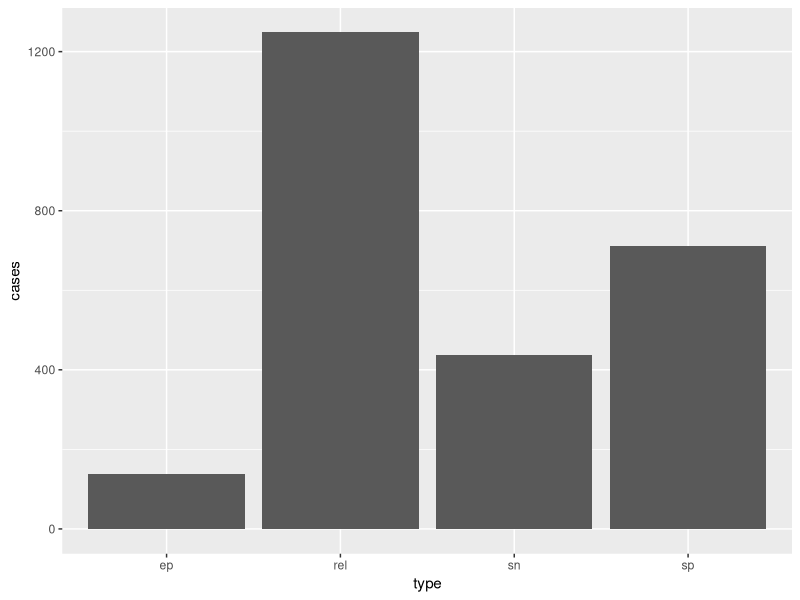
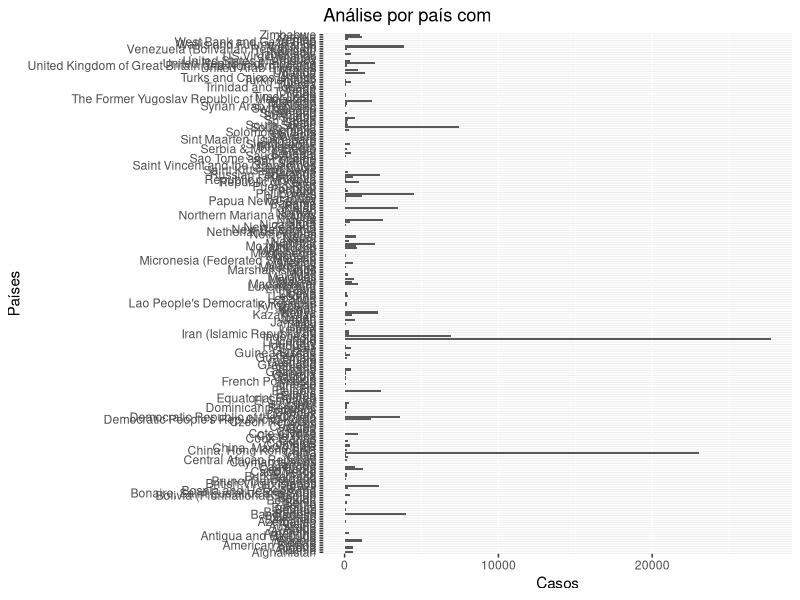
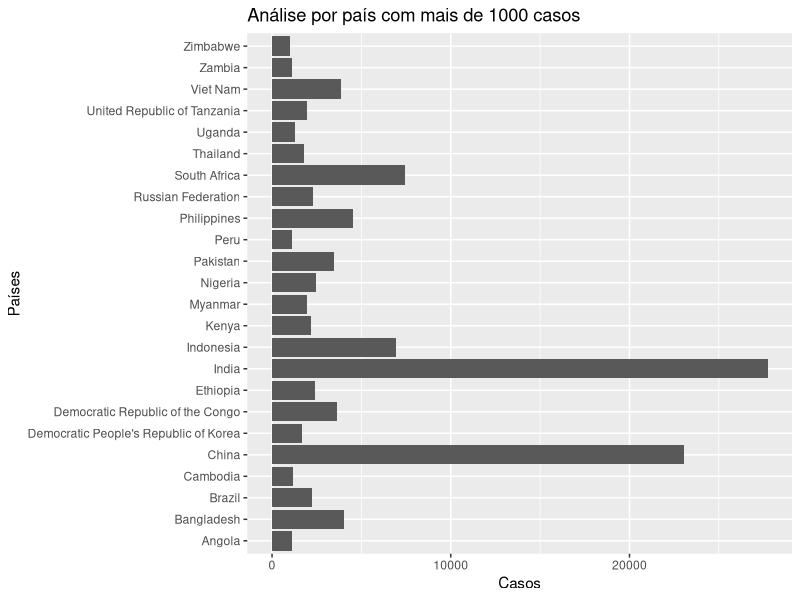
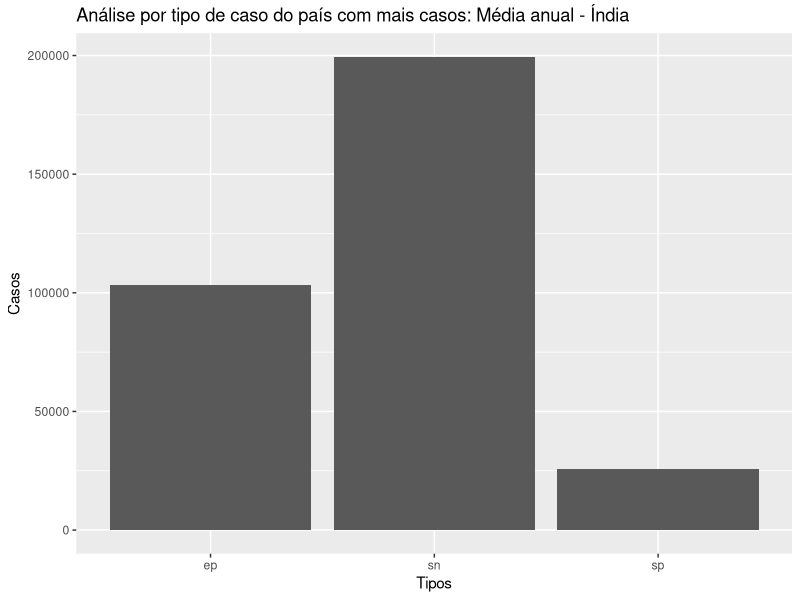
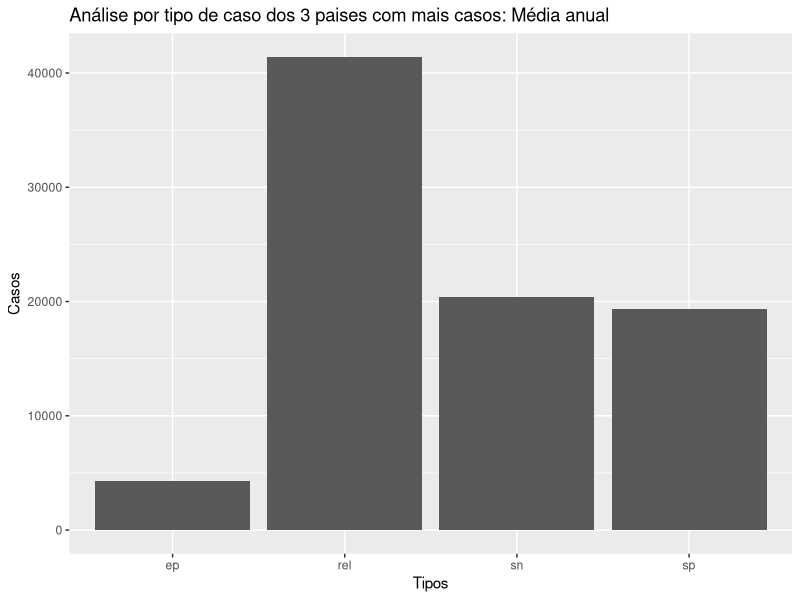
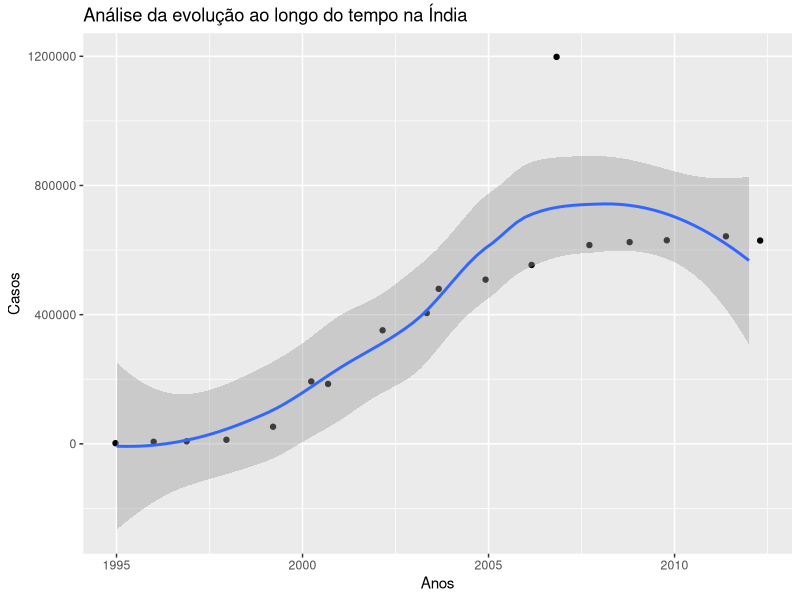
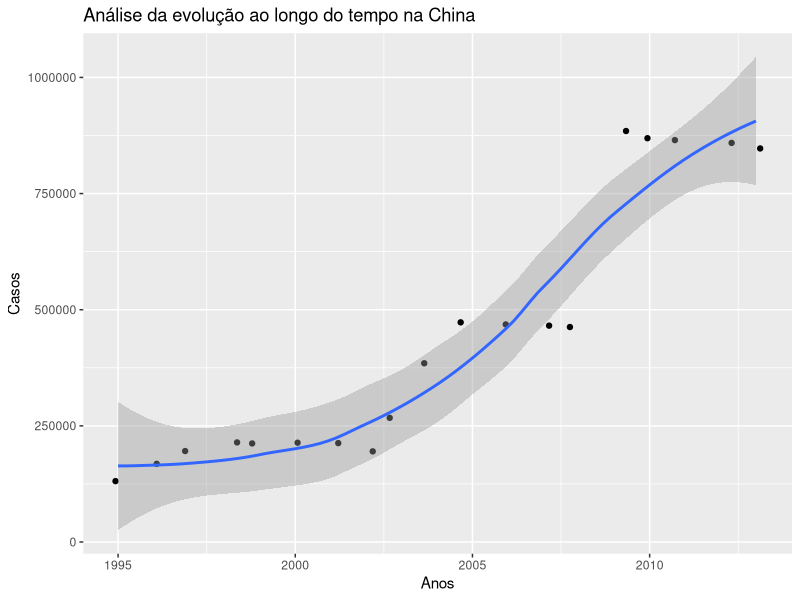
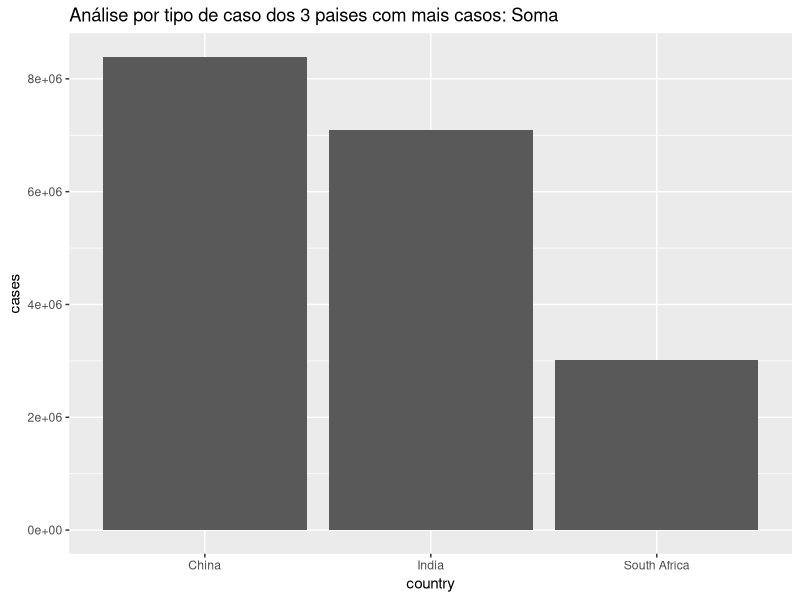

The R script that drew these images, in order:
library(tidyverse)

#Dataset
who

View(who)


who1 <- who %>%
  gather(
    new_sp_m014:newrel_f65,
    key = "key",
    value = "cases",
    na.rm = TRUE
  )

who1

who1 %>%
  count(key)

#Corrigir newrel para new_rel em key - facilitará a separação
who2 <- who1 %>%
  mutate(key = stringr::str_replace(key, "newrel", "new_rel"))

who2

#Primeira separação das colunas
who3 <- who2 %>%
  separate(key, #Coluna com valores juntos
           c("new", "type", "sexage"), #Valores separados
           sep = "_") #Separador

who3

#Separar sexo e idade
who4 <- who3 %>%
  separate(sexage,
           c("sex", "age"),
           sep = 1)

who4

#Eliminar colunas desnecessárias
who5 <- who4 %>%
  select(-new, -iso2, -iso3) #Eliminar colunas com - em select

who5


##Alternativa simplificada (completa) de tratamento dos dados
who %>%
  gather(code, value, new_sp_m014:newrel_f65, na.rm = TRUE) %>%
  mutate(
    code = stringr::str_replace(code, "newrel", "new_rel")
  ) %>%
  separate(code, c("new", "var", "sexage")) %>%
  select(-new, -iso2, -iso3) %>%
  separate(sexage, c("sex", "age"), sep = 1)



#Análise por tipo de caso
who5 %>%
  group_by(type) %>%
  summarize(cases = mean(cases)) %>%
  ggplot() + 
  geom_bar(mapping = aes(x = type, y = cases),
           stat = "identity")


#Análise por país
who5 %>%
  group_by(country) %>%
  summarize(cases = mean(cases)) %>%
  arrange(desc(cases))


who5 %>%
  group_by(country) %>%
  summarize(cases = mean(cases)) %>%
  arrange(desc(cases)) %>%
  ggplot() + 
  geom_bar(mapping = aes(x = country, y = cases),
           stat = "identity") + 
  coord_flip() +
  ggtitle("Análise por país com") +
  xlab("Países") + ylab("Casos")


#Análise por país com mais de 1000 casos
who5 %>%
  group_by(country) %>%
  summarize(cases = mean(cases)) %>%
  filter(cases > 1000) %>%
  ggplot() + 
  geom_bar(mapping = aes(x = country, y = cases),
           stat = "identity") + 
  coord_flip() +
  ggtitle("Análise por país com mais de 1000 casos") +
  xlab("Países") + ylab("Casos")

#Análise por tipo de caso do país com mais casos
who5 %>%
  filter(country == "India") %>%
  group_by(type) %>%
  summarize(cases = mean(cases)) %>%
  ggplot() + 
  geom_bar(mapping = aes(x = type, y = cases),
           stat = "identity") +
  ggtitle("Análise por tipo de caso do país com mais casos: Média anual - Índia") +
  xlab("Tipos") + ylab("Casos")


#Análise por tipo de caso dos 3 paises com mais casos
who5 %>%
  filter(country == "India" | country == "China" | country == "South Africa") %>%
  group_by(type) %>%
  summarize(cases = mean(cases)) %>%
  ggplot() + 
  geom_bar(mapping = aes(x = type, y = cases),
           stat = "identity") +
  ggtitle("Análise por tipo de caso dos 3 paises com mais casos: Média anual") +
  xlab("Tipos") + ylab("Casos")



#Análise da evolução ao longo do tempo na Índia e China
who5 %>%
  filter(country == "India") %>%
  select(country, year, cases) %>%
  group_by(year) %>%
  summarize(cases = sum(cases)) %>%
  ggplot(mapping = aes(x = year, y = cases)) + 
  geom_point(position = "jitter") +
  geom_smooth() +
  ggtitle("Análise da evolução ao longo do tempo na Índia") +
  xlab("Anos") + ylab("Casos")



#Análise da evolução ao longo do tempo na Índia
who5 %>%
  filter(country == "China") %>%
  select(country, year, cases) %>%
  group_by(year) %>%
  summarize(cases = sum(cases)) %>%
  ggplot(mapping = aes(x = year, y = cases)) + 
  geom_point(position = "jitter") +
  geom_smooth() +
  ggtitle("Análise da evolução ao longo do tempo na China") +
  xlab("Anos") + ylab("Casos")


#Detalhametno do análise dos 3 países com mais casos
who_top3 <- who5 %>%
  filter(country == "India" | country == "China" | country == "South Africa")


who_top3 %>%
  group_by(country, type, year) %>%
  summarize(cases = sum(cases)) %>%
  ggplot() +
  geom_bar(mapping = aes(x = country, y = cases),
           stat = "identity") +
  ggtitle("Análise por tipo de caso dos 3 paises com mais casos: Soma")


who_top3 %>%
  group_by(country, type, year) %>%
  summarize(cases = sum(cases)) %>%
  ggplot() +
  geom_bar(mapping = aes(x = country, y = cases, fill = type),
           stat = "identity") +
  ggtitle("Análise por tipo de caso dos 3 paises com mais casos: Soma")



#Análise do Brasil
br <- who5 %>%
  filter(country == "Brazil") %>%
  group_by(type, year) %>%
  summarize(cases_sum = sum(cases),
            cases_mean = mean(cases))

br
